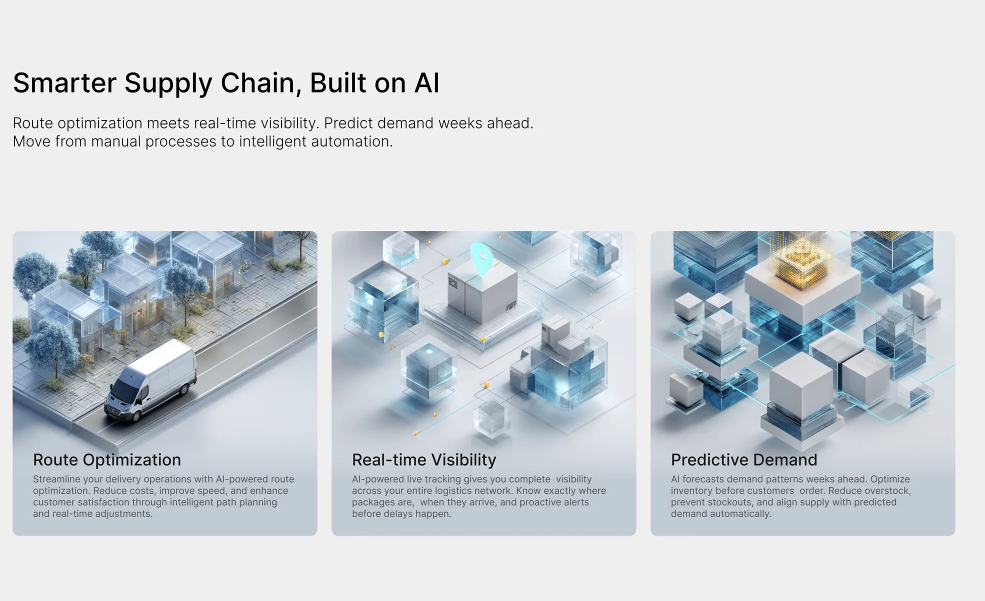
#> input picture project/uploads/pasted-1782394511036-0.png, 1970 x 1202 px (shown at 1/2 size)
$ python og-card.py ../project/uploads/pasted-1782394511036-0.png ../project/uploads/pasted-1782397292440-0.png
#> lines starting #> are read from the running program, lines starting #| are printed output that depends on the picture
"""Builds public/brand/og.png, the social card, laid out like the hero itself:
copy on the left, the captured 3D brain on the right (its label pills are
erased so the card reads in one language), one
seamless background. Input: a Retina screenshot of the hero stage (brain plus
the five chips, with some air around). Fonts: Outfit[wght].ttf saved as
Outfit.ttf and IBMPlexMono-Medium.ttf next to this file (open licences, not
committed). usage: python3 scripts/og-card.py <brain-capture.png> public/brand/og.png"""
import sys
from PIL import Image, ImageDraw, ImageFont
SP = __file__.rsplit("/", 1)[0]
src_path, out_path = sys.argv[1], sys.argv[2]
W, H = 1200, 630
INK, GREY, SUB = (0x0e, 0x0d, 0x12), (0x9a, 0xa0, 0xad), (0x4c, 0x4a, 0x55)
def outfit(size, weight):
    f = ImageFont.truetype(f"{SP}/Outfit.ttf", size); f.set_variation_by_axes([weight]); return f
mono = ImageFont.truetype(f"{SP}/IBMPlexMono-Medium.ttf", 12)

# --- brain: trim the capture to its content, keep a little air ------------------
src = Image.open(src_path).convert("RGB"); px = src.load(); bg0 = px[3, 3]
#> after `bg0 = px[3, 3]`: bg0 = (239, 239, 239)
def erase_chips(im):
    """Paint over the white label pills (and their soft shadows) with the
    background, row by row, so the brain stands alone."""
    w, h = im.size; p = im.load()
#> after `w, h = im.size`: w = 1970; h = 1202
    white = [[min(p[x, y]) > 247 for x in range(w)] for y in range(h)]
#> white = 1202 items
    seen = [[False] * w for _ in range(h)]; boxes = []
    for y0 in range(h):
        for x0 in range(w):
            if white[y0][x0] and not seen[y0][x0]:
                stack = [(x0, y0)]; seen[y0][x0] = True; xs = []; ys = []
                while stack:
                    x, y = stack.pop(); xs.append(x); ys.append(y)
                    for nx, ny in ((x+1, y), (x-1, y), (x, y+1), (x, y-1)):
                        if 0 <= nx < w and 0 <= ny < h and white[ny][nx] and not seen[ny][nx]:
                            seen[ny][nx] = True; stack.append((nx, ny))
                bw, bh = max(xs) - min(xs), max(ys) - min(ys)
                if bw > 70 and 18 < bh < 90: boxes.append((min(xs), min(ys), max(xs), max(ys)))
#> after the loop, boxes = [(259, 678, 380, 747)]
    def rowbg(y):
        cols = [p[x, y] for x in range(0, 8)] + [p[x, y] for x in range(w - 8, w)]
        return tuple(sum(c[i] for c in cols) // len(cols) for i in range(3))
    for (x0, y0, x1, y1) in boxes:
        for y in range(max(0, y0 - 16), min(h, y1 + 34)):
            c = rowbg(y)
            for x in range(max(0, x0 - 18), min(w, x1 + 18)): p[x, y] = c
    return len(boxes)
print("chips erased:", erase_chips(src))
#| chips erased: 1
def far(c): return sum(abs(c[i] - bg0[i]) for i in range(3)) > 24
xs = [x for x in range(src.width) if any(far(px[x, y]) for y in range(0, src.height, 3))]
#> xs = 1864 values from 23 to 1911
ys = [y for y in range(src.height) if any(far(px[x, y]) for x in range(0, src.width, 3))]
#> ys = 733 values from 142 to 1073
pad = 26
src = src.crop((max(0, xs[0] - pad), max(0, ys[0] - pad), min(src.width, xs[-1] + pad), min(src.height, ys[-1] + pad)))
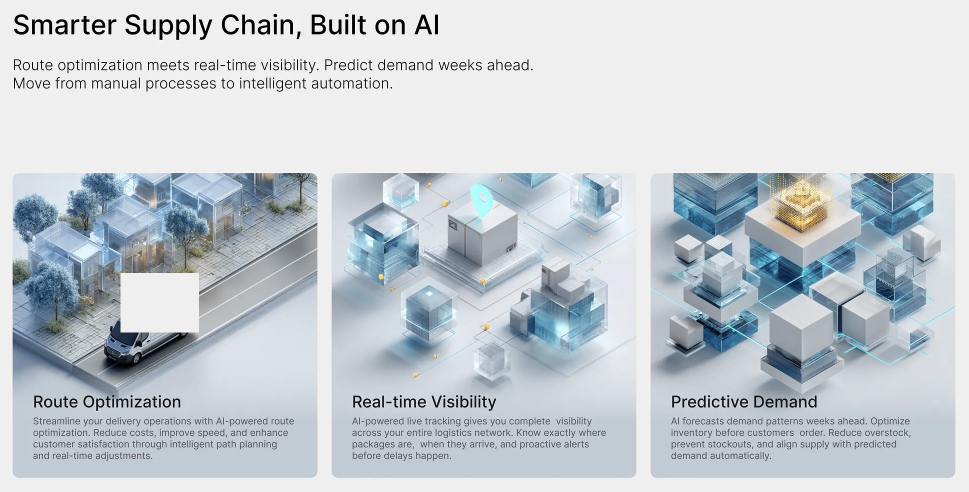
#> src: PIL image 1937x983 RGB (shown at 1/2 size); mean R, G, B 196.8, 204, 209.6
# right column: up to 600px wide, up to 540px tall
s = min(600 / src.width, 540 / src.height)
#> s = 0.31
brain = src.resize((round(src.width * s), round(src.height * s)), Image.LANCZOS); bp = brain.load()
#> after `brain = src.resize((round(src.width * s), round(src.height * s)), Imag`:
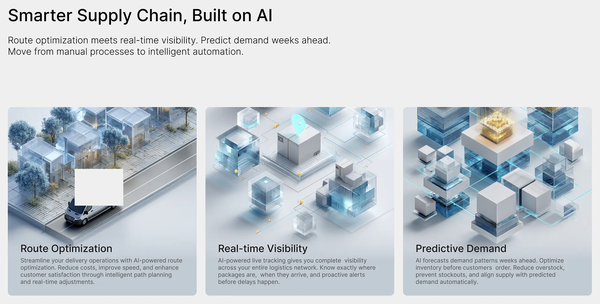
#> brain: PIL image 600x304 RGB; mean R, G, B 196.8, 204, 209.6
bx, by = W - 44 - brain.width, (H - brain.height) // 2
#> bx = 556; by = 163

# --- background: every row takes the capture's own edge colour on that row, so
#     the paste has no seam; rows above and below continue the nearest colour ----
def edge(y):
#> called with y = 0
    cols = [bp[x, y] for x in range(0, 6)] + [bp[x, y] for x in range(brain.width - 6, brain.width)]
#> cols = [(239, 239, 239), (239, 239, 239), (239, 239, 239), (239, 239, 239), (239, 239, 239), (239, 239, 239), (239, 239, 239), (239, 239, 239), (239, 239, 239), (239, 239, 239), (239, 239, 239), (239, 239, 239)]
    return tuple(sum(c[i] for c in cols) // len(cols) for i in range(3))
rows = [edge(y) for y in range(brain.height)]
#> rows = 304 items, first 6: (239, 239, 239), (239, 239, 239), (239, 239, 239), (239, 239, 239), (239, 239, 239), (239, 239, 239)
card = Image.new("RGB", (W, H)); cp = card.load()
#> after `card = Image.new('RGB', (W, H))`: card: PIL image 1200x630 RGB; every value is 0
for y in range(H):
    c = rows[min(max(y - by, 0), brain.height - 1)]
    for x in range(W): cp[x, y] = c
card.paste(brain, (bx, by))
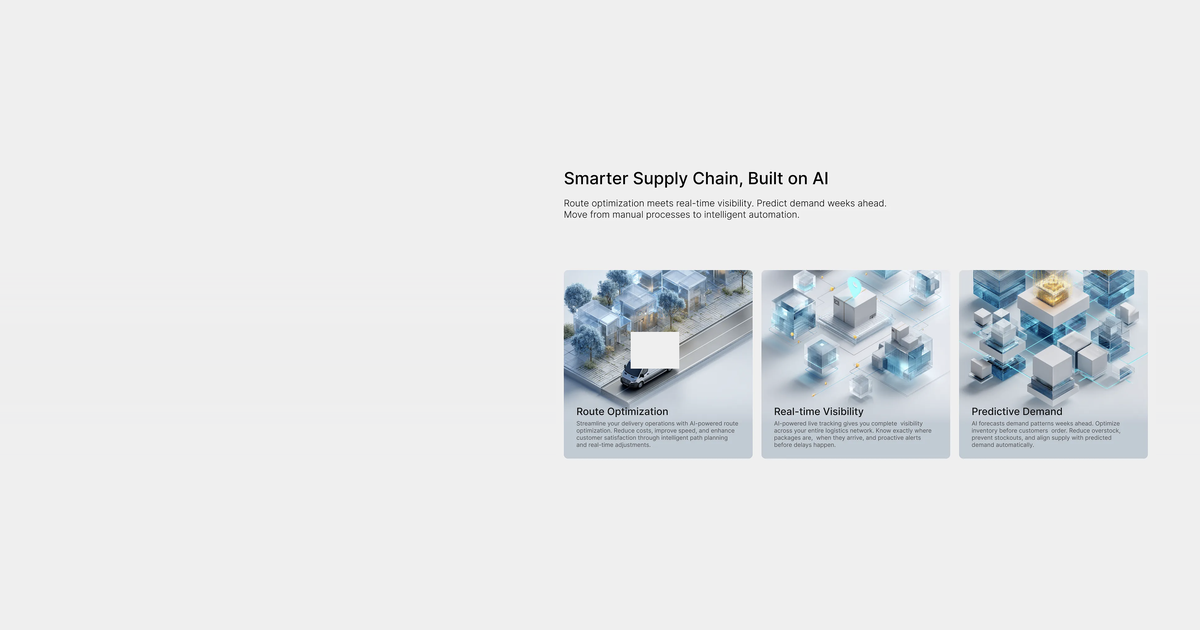
#> card: PIL image 1200x630 RGB; mean R, G, B 228.7, 230.5, 231.9

# --- copy: left column, vertically centred as a block ---------------------------
d = ImageDraw.Draw(card)
h1 = outfit(54, 500); lh = 56
#> (the run stopped early here; a loop or call above may not have finished)
